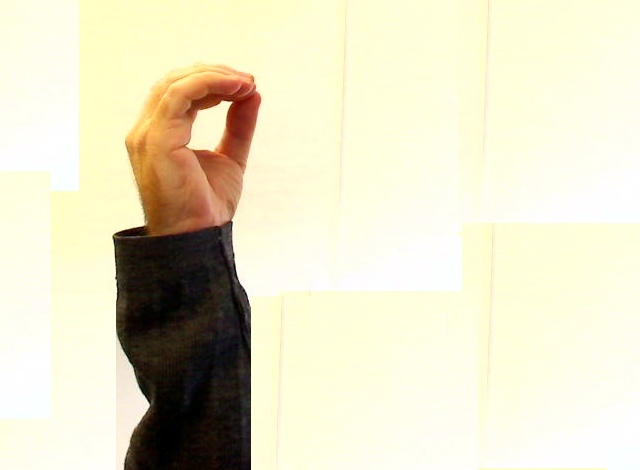
//> input picture testhandgesturedataset/0_B.jpg, 640 x 470 px, given in place of the camera
$ ./gesturerecognition   (built with g++ and OpenCV 4)
//> lines starting //> are read from the running program, lines starting //| are printed output that depends on the picture; after the words box and inside, x2 and y2 are one past the last pixel; in counts of white or black regions, pixels touching at a corner belong together
#include <iostream>
#include <stdlib.h>
#include <opencv2/opencv.hpp>
#include <math.h>
#include <set>
#include <utility>
#include <chrono>
#include <ctime>
#include <thread>
#include <unistd.h>
#include <dirent.h>
#include <fstream>
#include "opencv2/ml/ml.hpp"

using namespace std;
using namespace cv;
using namespace chrono;
using namespace cv::ml;

//Macros for color pixels

#define Mpixel(image, x, y) ((uchar *)(((image).data)+(y)*((image).step)))[(x)]

#define pixelB(image,x,y) ( (uchar *) ( ((image).data) + (y)*((image).step) ) ) [(x) * ((image).channels())]
#define pixelG(image,x,y) ( (uchar *) ( ((image).data) + (y)*((image).step) ) ) [(x) * ((image).channels())+1]
#define pixelR(image,x,y) ( (uchar *) ( ((image).data) + (y)*((image).step) ) ) [(x) * ((image).channels())+2]


#define FEATURES 23


// written by Hongyu ZHOU(Oscar) , 16242950

/*********************************************************************************************
 * Compile with:
 * g++ -std=c++0x -o gesturerecognition -O3 gesturerecognition.cpp `pkg-config --libs --cflags opencv`
 * Execute webcam code:
 * ./gesturerecognition
 * Execute static code: for example
 * ./gesturerecognition ~/Downloads/4_A.jpg
 * Note: the gesture.xml must be in the same directory with this file (gesturerecognition.cpp)
*********************************************************************************************/


int upH=180;
int upS=255;
int upV=255;
int loH=96;
int loS=82;
int loV=100;

int marker_upH=upH;
int marker_loH=loH;
int marker_upS=upS;
int marker_loS=loS;
int marker_upV=upV;
int marker_loV=loV;


Mat frame;

Mat findMarkers(Mat& image, Mat& imageHSV);
void EllipticFourierDescriptors ( vector<Point>& contour , vector< float>& CE);

template<typename T>
static Ptr<T> load_classifier(const string& filename_to_load)
{
    // load classifier from the specified file
    Ptr<T> model = StatModel::load<T>( filename_to_load );
    if( model.empty() )
        cout << "Could not read the classifier " << filename_to_load << endl;
    else
        cout << "The classifier " << filename_to_load << " is loaded.\n";

    return model;
}

void gestureRecognitionWithCamera()
{
	cout<<"-----------start up the webcam!-----------"<<endl;
	VideoCapture cap;
    cap.open(0);
    if (!cap.isOpened())
    {
        cout << "Failed to open camera" << endl;
        exit(0);
    }
    cout << "Opened camera" << endl;
    namedWindow( "result", 1 );
    namedWindow( "Binary image", 1 );
	//set trackbar
	createTrackbar("upH", "result", &marker_upH, 255, NULL);
	setTrackbarPos("upH","result",upH);
	createTrackbar("loH", "result", &marker_loH, 255,NULL);
	setTrackbarPos("loH","result",loH);
	createTrackbar("upS", "result", &marker_upS, 255,NULL);
	setTrackbarPos("upS","result",upS);
	createTrackbar("loS", "result", &marker_loS, 255,NULL);
	setTrackbarPos("loS","result",loS);
	createTrackbar("upV", "result", &marker_upV, 255,NULL);
	setTrackbarPos("upV","result",upV);
	createTrackbar("loV", "result", &marker_loV, 255,NULL);
	setTrackbarPos("loV","result",loV);
	//
    cap.set(CV_CAP_PROP_FRAME_WIDTH, 640);
    cap.set(CV_CAP_PROP_FRAME_HEIGHT, 480);
    cap >> frame;
    printf("frame size %d %d \n",frame.rows, frame.cols);
    int key=0;
    double fps=0.0;
	float r = 0.0;
    Mat imageHSV,imagemarkers, binaryimage;
	Ptr<ANN_MLP> model;
	model = load_classifier<ANN_MLP>("gesture.xml");
	Mat sample;

	namedWindow( "Contour" , CV_WINDOW_AUTOSIZE );
    while (1){
        system_clock::time_point start = system_clock::now();

        cap >> frame;
        if( frame.empty() )
            break;
		imagemarkers = frame.clone();
        binaryimage = findMarkers(imagemarkers,imageHSV);

        imshow("Binary image" , binaryimage) ;
	    vector<vector<Point> > contours ;
	    findContours ( binaryimage , contours ,CV_RETR_EXTERNAL, CV_CHAIN_APPROX_NONE) ;

	    //drawing the largest contour
	    Mat drawing = Mat::zeros ( binaryimage.size() , CV_8UC3 ) ;
	    Scalar color = CV_RGB( 0 , 255 ,0 ) ;
	    int largestcontour =0;
	    long int largestsize =0;
	    for ( int i = 0; i< contours.size() ; i++ )
	    {
	        if ( largestsize < contours [i].size() )
	        {
	            largestsize=contours [i].size() ;
	            largestcontour=i ;
	        }
	    }
		drawContours( drawing , contours , largestcontour , color , 1 , 8) ;

		vector<float> CE;
        if(contours.empty()) continue;
		EllipticFourierDescriptors ( contours [largestcontour] , CE) ;
		sample = (Mat_<float>(1, CE.size()) << CE[0],CE[1],CE[2],CE[3],CE[4],CE[5],CE[6],CE[7],CE[8],CE[9],CE[10],
			                                            CE[11],CE[12],CE[13],CE[14],CE[15],CE[16],CE[17],CE[18],CE[19],CE[20],CE[21],CE[22]);

		r = model->predict( sample );
		//cout << "Prediction: " << r << endl;
		std::chrono::milliseconds timespan(100); //
        std::this_thread::sleep_for(timespan);

        char printit1[50], printit2[50];
        sprintf(printit1,"frame: %2.1f", fps);
        sprintf(printit2,"prediction: %f", r);
        putText(drawing, printit1, cvPoint(10,30), FONT_HERSHEY_PLAIN, 2, cvScalar(255,255,255), 2, 8);
        putText(drawing, printit2, cvPoint(10,55), FONT_HERSHEY_PLAIN, 2, cvScalar(255,255,255), 2, 8);

		imshow( "Contour" , drawing ) ;
		imshow( "result", frame );
        key=waitKey(1);
        if(key==113 || key==27) exit(0);//either esc or 'q'

        system_clock::time_point end = system_clock::now();
        double seconds = std::chrono::duration_cast<std::chrono::microseconds>(end - start).count();
        //fps = 1000000*10.0/seconds;
        fps = 1000000/seconds;
        //cout << "frames " << fps << " seconds " << seconds << endl;

    }
}


// [53 lines left out: function gestureRecognitionWithImage, not called in this run]


int main(int argc , char** argv)
{
	if(argc != 2) {

		upH=180;
		upS=255;
		upV=255;
        loH=53;
        loS=4;
        loV=40;

		marker_upH=upH;
		marker_loH=loH;
		marker_upS=upS;
		marker_loS=loS;
		marker_upV=upV;
		marker_loV=loV;

        gestureRecognitionWithCamera();
//> in gestureRecognitionWithCamera, frame is the input picture: 470 rows x 640 cols, CV_8UC3; mean B, G, R 198.1, 223.9, 229
//| frame size 470 640
//> in findMarkers, `cvtColor(image,imageHSV,CV_RGB2HSV);`: imageHSV: 470 rows x 640 cols, CV_8UC3; mean H, S, V 90.9, 45.1, 229.2
//> in findMarkers, `medianBlur(imageHSV, imageHSV, 3);`: imageHSV: 470 rows x 640 cols, CV_8UC3; mean H, S, V 90.9, 45, 229.2
//> in findMarkers, `GaussianBlur(imageHSV, imageHSV, Size(3,3),3,3);`: imageHSV: 470 rows x 640 cols, CV_8UC3; mean H, S, V 90.9, 45, 229.2
//> after the loop in findMarkers, `for (int x=0;x<imageHSV.cols;x++)`:
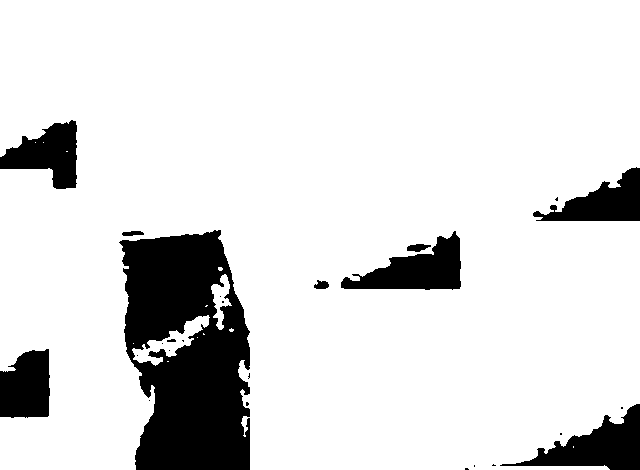
//> binaryImage: 470 rows x 640 cols, CV_8UC1; 86.7% white; 25 black regions (15 under 20 px)
//> in gestureRecognitionWithCamera, `findContours ( binaryimage , contours ,CV_RETR_EXTERNAL, CV_CHAIN_APPR..`: contours = 14 contours, 11 with area under 20; largest, box (x1, y1, x2, y2) and area: (0, 0, 640, 470) 261010, (132, 315, 210, 366) 1107, (211, 274, 232, 330) 476
//> the loop in gestureRecognitionWithCamera, `for ( int i = 0; i< contours.size() ; i++ )` made 14 passes
//> largestsize on passes 1, 5, 6, 7, 14: 2, 3, 10, 272, 3620
//> after the loop in gestureRecognitionWithCamera, `for ( int i = 0; i< contours.size() ; i++ )`: largestsize = 3620; largestcontour = 13
//> in gestureRecognitionWithCamera, `drawContours( drawing , contours , largestcontour , color , 1 , 8) ;`:
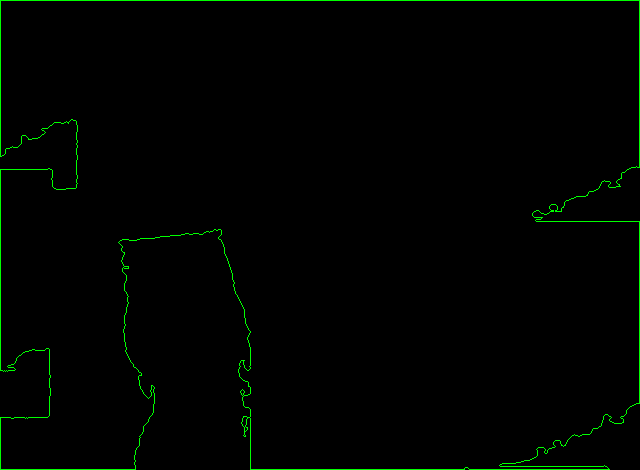
//> drawing: 470 rows x 640 cols, CV_8UC3; mean B, G, R 0, 3.1, 0
//> in EllipticFourierDescriptors, `int m=contour.size() ;`: m = 3620
//> in EllipticFourierDescriptors, `float t= (2*CV_PI)/m;`: t = 0.00174
//> in gestureRecognitionWithCamera, `EllipticFourierDescriptors ( contours [largestcontour] , CE) ;`: CE = 23 values, max 2 at index 0, min 0.00696 at index 19, mean 0.178
//> in gestureRecognitionWithCamera, `sample = (Mat_<float>(1, CE.size()) << CE[0],CE[1],CE[2],CE[3],CE[4],C..`: sample has the same summary as CE
//> (the run ends here: the program stops with an error, at `r = model->predict( sample );`)

$ run again, on testhandgesturedataset/1_B.jpg
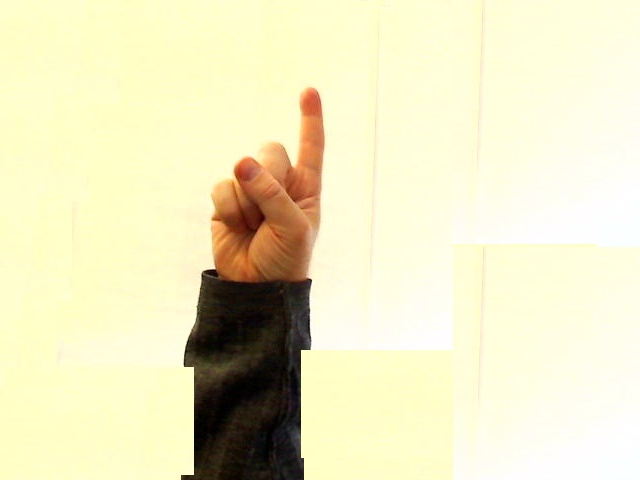
//> input picture testhandgesturedataset/1_B.jpg, 640 x 480 px, given in place of the camera
//> in gestureRecognitionWithCamera, frame is the input picture: 480 rows x 640 cols, CV_8UC3; mean B, G, R 194, 230.6, 235.3
//| frame size 480 640
//> after the loop in findMarkers, `for (int x=0;x<imageHSV.cols;x++)`:
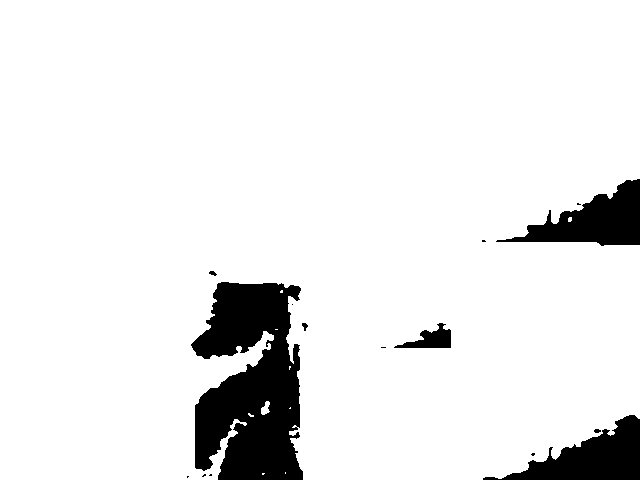
//> binaryImage: 480 rows x 640 cols, CV_8UC1; 91.5% white; 15 black regions (8 under 20 px)
//> contours = 10 contours, 8 with area under 20; largest, box (x1, y1, x2, y2) and area: (0, 0, 640, 480) 280128, (261, 401, 270, 415) 64
//> the loop in gestureRecognitionWithCamera, `for ( int i = 0; i< contours.size() ; i++ )` made 10 passes
//> largestsize on passes 1, 3, 5, 10: 5, 12, 33, 3349
//> after the loop in gestureRecognitionWithCamera, `for ( int i = 0; i< contours.size() ; i++ )`: largestsize = 3349; largestcontour = 9
//> in gestureRecognitionWithCamera, `drawContours( drawing , contours , largestcontour , color , 1 , 8) ;`:
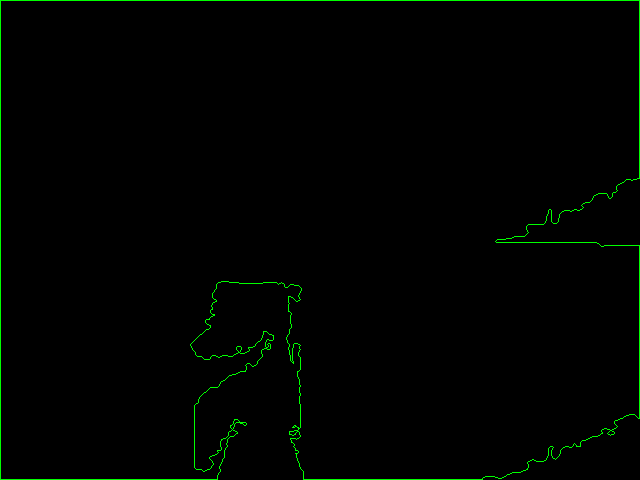
//> drawing: 480 rows x 640 cols, CV_8UC3; mean B, G, R 0, 2.8, 0
//> m = 3349
//> t = 0.00188
//> CE = 23 values, max 2 at index 0, min 0.00736 at index 22, mean 0.192
//> sample has the same summary as CE

$ run again, on testhandgesturedataset/2_B.jpg
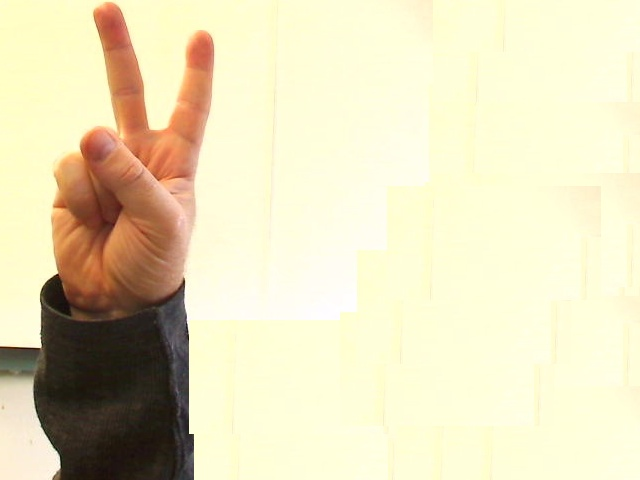
//> input picture testhandgesturedataset/2_B.jpg, 640 x 480 px, given in place of the camera
//> in gestureRecognitionWithCamera, frame is the input picture: 480 rows x 640 cols, CV_8UC3; mean B, G, R 187.4, 221, 229.5
//| frame size 480 640
//> after the loop in findMarkers, `for (int x=0;x<imageHSV.cols;x++)`:
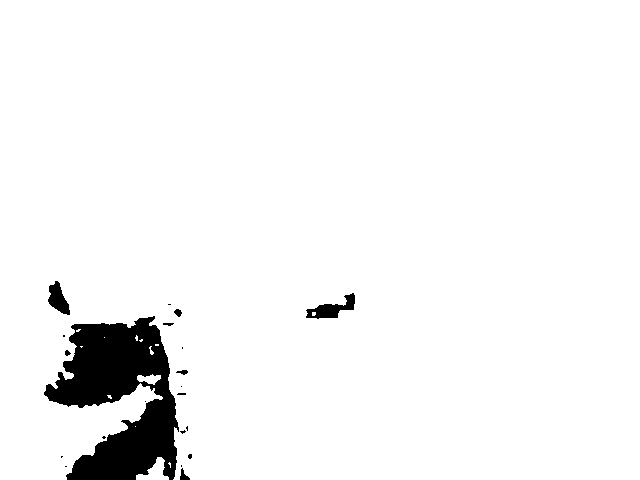
//> binaryImage: 480 rows x 640 cols, CV_8UC1; 95.5% white; 21 black regions (13 under 20 px)
//> contours = 13 contours, 10 with area under 20; largest, box (x1, y1, x2, y2) and area: (0, 0, 640, 480) 292547, (136, 457, 169, 480) 319, (137, 374, 161, 385) 134
//> the loop in gestureRecognitionWithCamera, `for ( int i = 0; i< contours.size() ; i++ )` made 13 passes
//> largestsize on passes 1, 2, 13: 10, 96, 2824
//> after the loop in gestureRecognitionWithCamera, `for ( int i = 0; i< contours.size() ; i++ )`: largestsize = 2824; largestcontour = 12
//> in gestureRecognitionWithCamera, `drawContours( drawing , contours , largestcontour , color , 1 , 8) ;`:
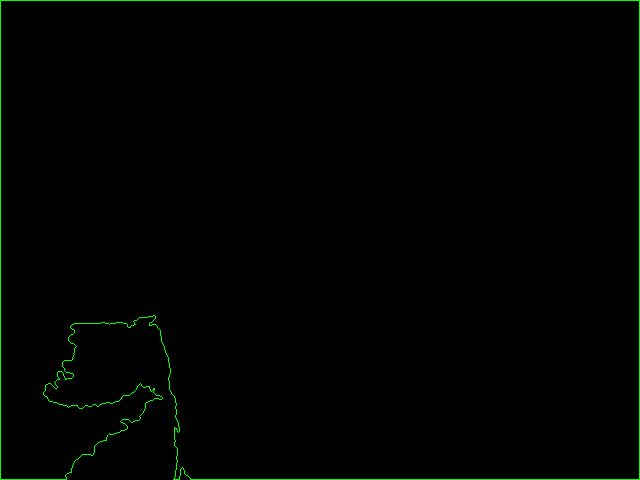
//> drawing: 480 rows x 640 cols, CV_8UC3; mean B, G, R 0, 2.3, 0
//> m = 2824
//> t = 0.00222
//> CE = 23 values, max 2 at index 0, min 0.00425 at index 21, mean 0.161
//> sample has the same summary as CE

$ run again, on testhandgesturedataset/3_B.jpg
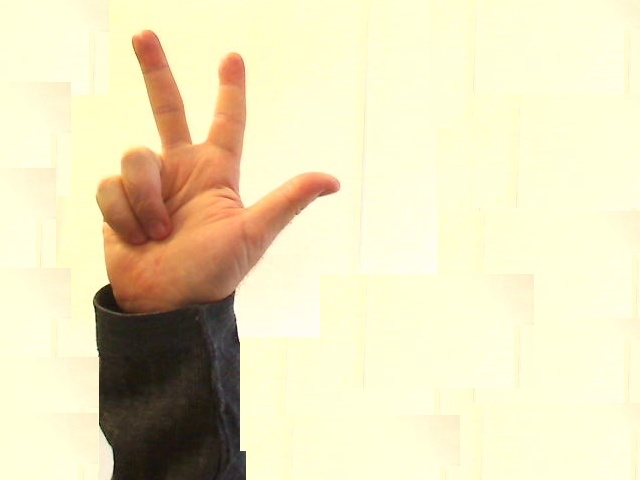
//> input picture testhandgesturedataset/3_B.jpg, 640 x 480 px, given in place of the camera
//> in gestureRecognitionWithCamera, frame is the input picture: 480 rows x 640 cols, CV_8UC3; mean B, G, R 188, 223.9, 232.6
//| frame size 480 640
//> after the loop in findMarkers, `for (int x=0;x<imageHSV.cols;x++)`:
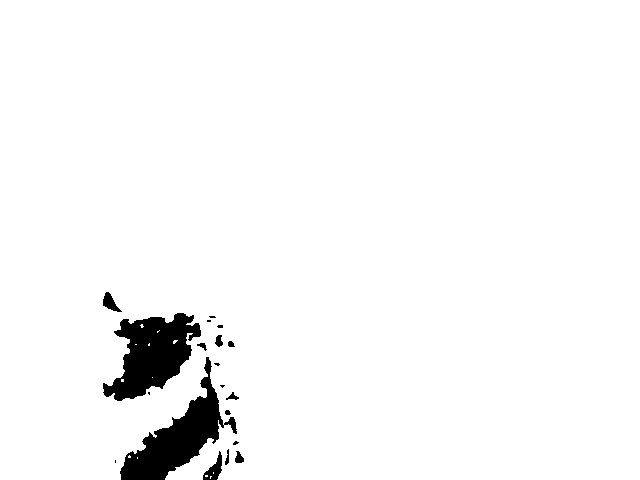
//> binaryImage: 480 rows x 640 cols, CV_8UC1; 96.7% white; 19 black regions (8 under 20 px)
//> contours = 6 contours, 5 with area under 20; largest, box (x1, y1, x2, y2) and area: (0, 0, 640, 480) 301094
//> the loop in gestureRecognitionWithCamera, `for ( int i = 0; i< contours.size() ; i++ )` made 6 passes
//> largestsize on passes 1, 2, 6: 5, 6, 2613
//> after the loop in gestureRecognitionWithCamera, `for ( int i = 0; i< contours.size() ; i++ )`: largestsize = 2613; largestcontour = 5
//> in gestureRecognitionWithCamera, `drawContours( drawing , contours , largestcontour , color , 1 , 8) ;`:
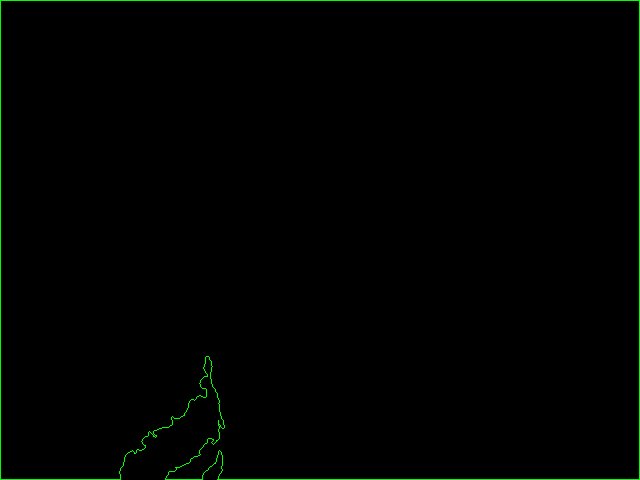
//> drawing: 480 rows x 640 cols, CV_8UC3; mean B, G, R 0, 2.2, 0
//> m = 2613
//> t = 0.0024
//> CE = 23 values, max 2 at index 0, min 0.00426 at index 22, mean 0.144
//> sample has the same summary as CE
